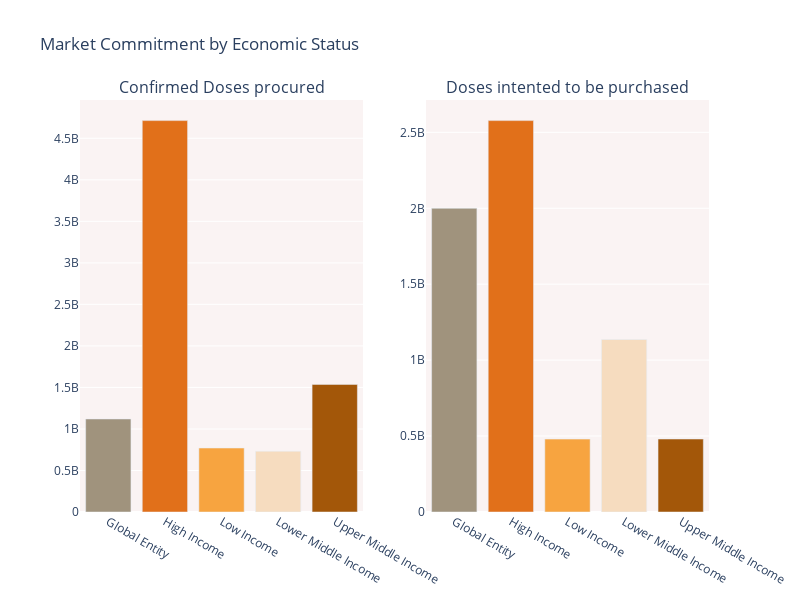

This figure's notebook cell:
### Code cell
trace1=go.Bar(
x= df_status.index,
y= df_status['doses_procured'],
name='Number of Doses Procured',
marker=dict(
    color=['#a0937d','#e1701a','#f7a440','#f6dcbf','#a35709']))
trace2=go.Bar(
x= df_status.index,
y=df_status['potential_dose_purchase'],
name='Doses intended to be purchased',
marker=dict(
        color=['#a0937d','#e1701a','#f7a440','#f6dcbf','#a35709']))
fig = plotly.subplots.make_subplots(rows=1, cols=2,subplot_titles=('Confirmed Doses procured','Doses intented to be purchased'))
fig.append_trace(trace1,1,1)
fig.append_trace(trace2,1,2)

fig['layout'].update(height=600, width=800,plot_bgcolor='#faf3f3',showlegend=False,title='Market Commitment by Economic Status')
iplot(fig)

### Figure 1 — Plotly figure (JSON) as saved in the notebook; plotly's stock layout.template omitted (floating-point values rounded to 4 significant figures)
{"data": [{"name": "Number of Doses Procured", "yaxis": "y", "y": [1120000000, 4713277500, 770200000, 732028000, 1536210075], "xaxis": "x", "marker": {"color": ["#a0937d", "#e1701a", "#f7a440", "#f6dcbf", "#a35709"]}, "x": ["Global Entity", "High Income", "Low Income", "Lower Middle Income", "Upper Middle Income"], "type": "bar"}, {"name": "Doses intended to be purchased", "yaxis": "y2", "y": [2000000000, 2577540000, 480000000, 1136005000, 480500000], "xaxis": "x2", "marker": {"color": ["#a0937d", "#e1701a", "#f7a440", "#f6dcbf", "#a35709"]}, "x": ["Global Entity", "High Income", "Low Income", "Lower Middle Income", "Upper Middle Income"], "type": "bar"}], "layout": {"showlegend": false, "xaxis": {"domain": [0, 0.45], "anchor": "y"}, "title": {"text": "Market Commitment by Economic Status"}, "plot_bgcolor": "#faf3f3", "yaxis": {"domain": [0, 1], "anchor": "x"}, "xaxis2": {"domain": [0.55, 1], "anchor": "y2"}, "height": 600, "width": 800, "yaxis2": {"domain": [0, 1], "anchor": "x2"}, "annotations": [{"yanchor": "bottom", "xref": "paper", "xanchor": "center", "yref": "paper", "text": "Confirmed Doses procured", "y": 1, "x": 0.225, "font": {"size": 16}, "showarrow": false}, {"yanchor": "bottom", "xref": "paper", "xanchor": "center", "yref": "paper", "text": "Doses intented to be purchased", "y": 1, "x": 0.775, "font": {"size": 16}, "showarrow": false}]}}
